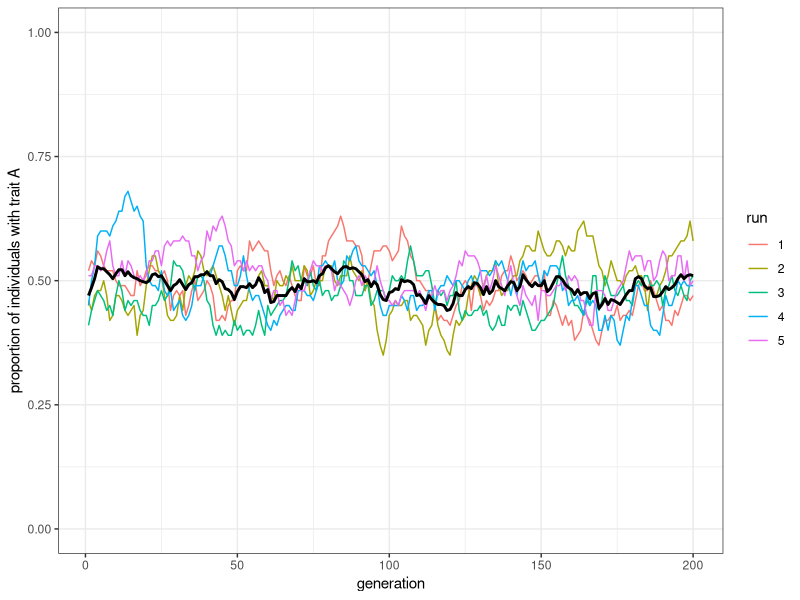
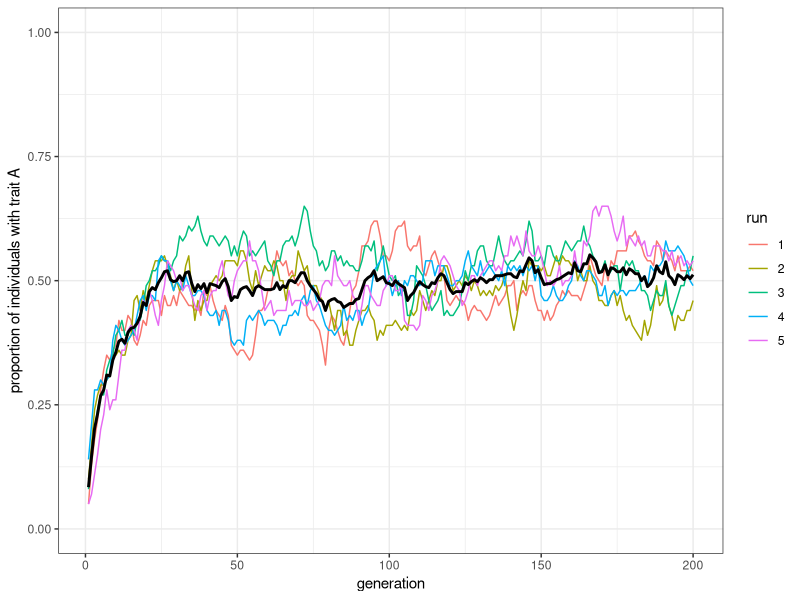
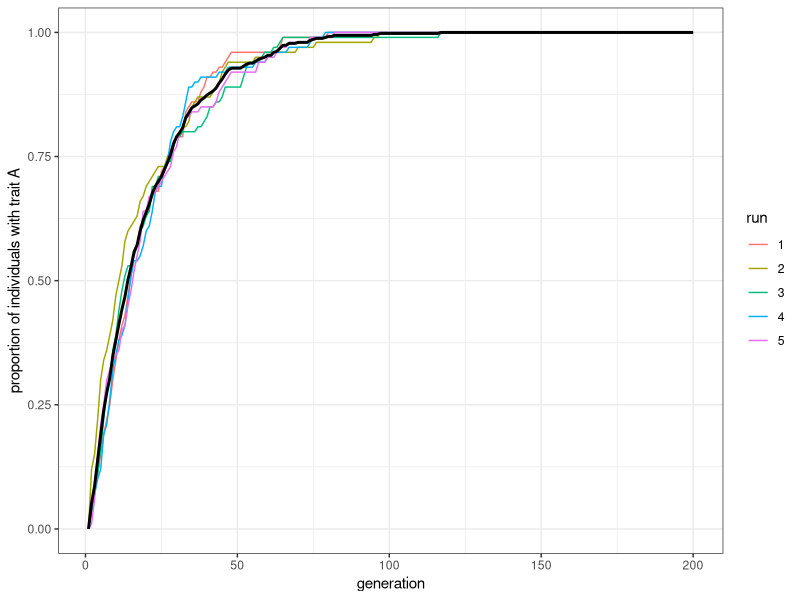
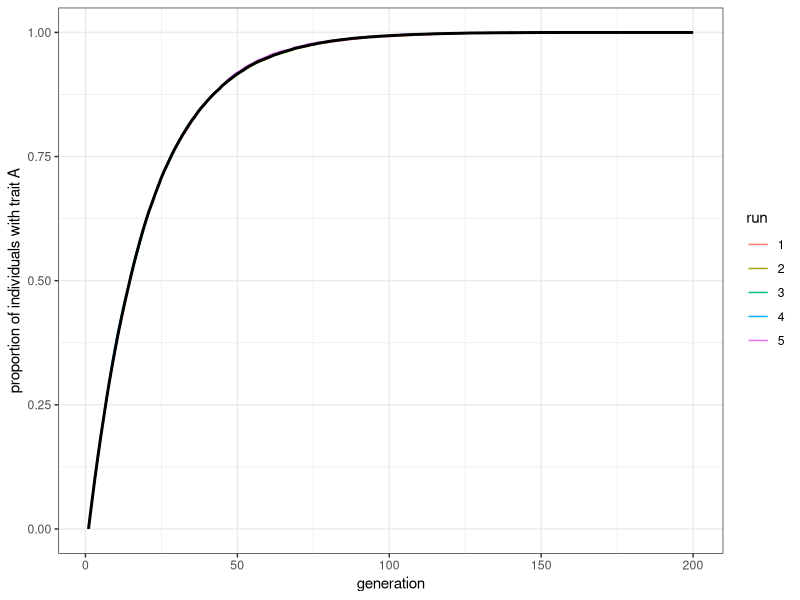
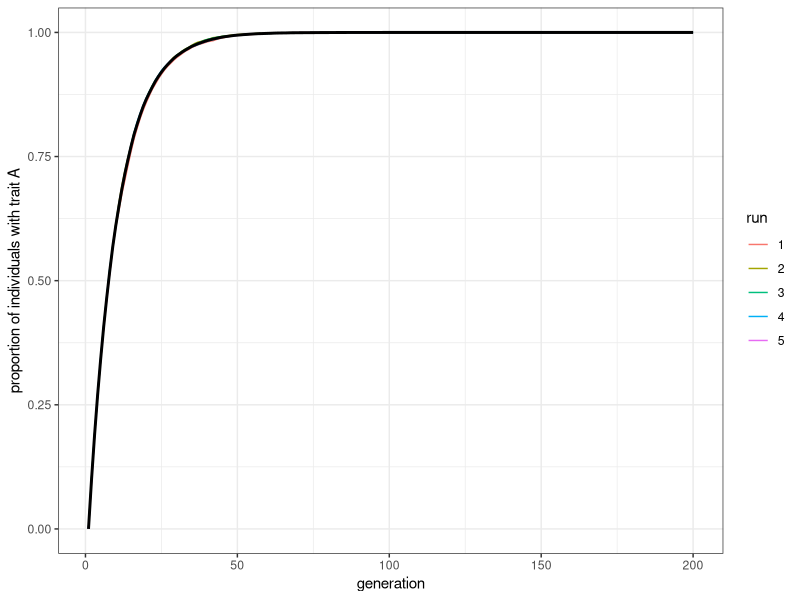

R code for these plots, in order:
## ---- chunk 1
library(tidyverse)

model_unbiased_mutation <- function(
  population_size,
  initial_proportion_of_trait_a,
  mutation_rate, 
  generations,
  runs) {
  output <- tibble(
    run = factor(), 
    generation = numeric(), 
    proportion_of_trait_a = numeric()
  )
  for (run in 1:runs) {
    # 1回の試行の結果を保管するtibbleを初期化
    output_single_run <- tibble(
      run = rep(run, generations) |> as.factor(), 
      generation = 1:generations, 
      proportion_of_trait_a = rep(NA, generations)
    )
    # 第1世代
    population <- sample(
      c("A", "B"), 
      population_size, replace = TRUE, 
      prob = c(initial_proportion_of_trait_a, 1 - initial_proportion_of_trait_a)
    )
    # 第1世代のproportion_of_trait_aを計算
    proportion_of_trait_a <- sum(population == "A") / population_size
    output_single_run$proportion_of_trait_a[1] <- proportion_of_trait_a
    for (generation in 2:generations) {
      # 前タイムステップまでのpopulationベクトルをprevious_populationに移し替える
      previous_population <- population
      # 変異する個人('mutant')を決める
      is_mutant <- sample(
        c(TRUE, FALSE), 
        population_size, 
        prob = c(mutation_rate, 1 - mutation_rate),
        replace = TRUE
      )
      # is_mutantがTRUEであるスロットの形質がもしAならBに、もしBならAにする
      population[is_mutant] <- population[is_mutant] |> recode(A = "B", B = "A")
      # proportion_of_trait_aを計算し、tibbleのうち
      # proportion_of_trait_a列のgeneration行目に格納する
      output_single_run$proportion_of_trait_a[generation] <- 
      sum(population == "A") / population_size
    }
    # output tibbleの一番下に今回の試行の結果をbind_rows()関数で付け加える
    output <- bind_rows(output, output_single_run)
  }
  # 全試行の結果がひとつのoutputというtibbleに集約されたので、それを返り値としてエクスポートする
  output
}
## ---- chunk 2
plot_multiple_runs <- function(data) {
  ggplot(data = data, aes(x = generation, y = proportion_of_trait_a)) +
    geom_line(aes(colour = run)) +
    stat_summary(fun = mean, geom = "line", size = 1) +
    ylim(c(0, 1)) +
    theme_bw() +
    ylab("proportion of individuals with trait A")
}
## ---- chunk 3
model_unbiased_mutation(
  population_size = 100, 
  generations = 200, 
  runs = 5, 
  initial_proportion_of_trait_a = 0.5, 
  mutation_rate = 0.05) |>
  plot_multiple_runs()
## ---- chunk 4
model_unbiased_mutation(
  population_size = 100, 
  initial_proportion_of_trait_a = 0.1, 
  mutation_rate = 0.05,
  generations = 200,
  runs = 5) |>
  plot_multiple_runs()
## ---- chunk 5
model_biased_mutation <- function(
  population_size,
  initial_proportion_of_trait_a,
  mutation_rate_biased, 
  generations,
  runs) {
  output <- tibble(
    run = factor(), 
    generation = numeric(), 
    proportion_of_trait_a = numeric()
  )
  for (run in 1:runs) {
    # 1回の試行の結果を保管するtibbleを初期化
    output_single_run <- tibble(
      run = rep(run, generations) |> as.factor(), 
      generation = 1:generations, 
      proportion_of_trait_a = rep(NA, generations)
    )
    # 第1世代
    population <- sample(
      c("A", "B"), 
      population_size, replace = TRUE, 
      prob = c(initial_proportion_of_trait_a, 1 - initial_proportion_of_trait_a)
    )
    # 第1世代のproportion_of_trait_aを計算
    proportion_of_trait_a <- sum(population == "A") / population_size
    output_single_run$proportion_of_trait_a[1] <- proportion_of_trait_a
    for (generation in 2:generations) {
      # 前タイムステップまでのpopulationベクトルをprevious_populationに移し替える
      previous_population <- population
      # 変異する個人('mutant')を決める
      is_mutant <- sample(
        c(TRUE, FALSE), 
        population_size, 
        prob = c(mutation_rate_biased, 1 - mutation_rate_biased),
        replace = TRUE
      )
      # is_mutantがTRUEであるスロットの形質をすべてAにする
      population[is_mutant] <- "A"
      # proportion_of_trait_aを計算し、tibbleのうち
      # proportion_of_trait_a列のgeneration行目に格納する
      output_single_run$proportion_of_trait_a[generation] <- 
      sum(population == "A") / population_size
    }
    # output tibbleの一番下に今回の試行の結果をbind_rows()関数で付け加える
    output <- bind_rows(output, output_single_run)
  }
  # 全試行の結果がひとつのoutputというtibbleに集約されたので、それを返り値としてエクスポートする
  output
}
## ---- chunk 6
model_biased_mutation(
  population_size = 100, 
  initial_proportion_of_trait_a = 0,
  mutation_rate_biased = 0.05, 
  generations = 200, 
  runs = 5) |> 
  plot_multiple_runs()
## ---- chunk 7
model_biased_mutation(
  population_size = 10000, 
  initial_proportion_of_trait_a = 0,
  mutation_rate_biased = 0.05, 
  generations = 200, 
  runs = 5) |> 
  plot_multiple_runs()
## ---- chunk 8
model_biased_mutation(
  population_size = 10000, 
  initial_proportion_of_trait_a = 0,
  mutation_rate_biased = 0.1, 
  generations = 200, 
  runs = 5) |> 
  plot_multiple_runs()
## ---- chunk 9
model_unbiased_mutation_truefalse <- function(
  population_size,
  initial_proportion_of_trait_a,
  mutation_rate, 
  generations,
  runs) {
  output <- tibble(
    run = factor(), 
    generation = numeric(), 
    proportion_of_trait_a = numeric()
  )
  for (run in 1:runs) {
    output_single_run <- tibble(
      run = rep(run, generations) |> as.factor(), 
      generation = 1:generations, 
      proportion_of_trait_a = rep(NA, generations)
    )
    population <- sample(
      c(TRUE, FALSE), # 変更点
      population_size, replace = TRUE, 
      prob = c(initial_proportion_of_trait_a, 1 - initial_proportion_of_trait_a)
    ) 
    proportion_of_trait_a <- sum(population) / population_size # 変更点
    output_single_run$proportion_of_trait_a[1] <- proportion_of_trait_a
    for (generation in 2:generations) {
      previous_population <- population
      is_mutant <- sample(
        c(TRUE, FALSE), 
        population_size, 
        prob = c(mutation_rate, 1 - mutation_rate),
        replace = TRUE
      )
      population[is_mutant] <- !population[is_mutant]  # 変更点
      output_single_run$proportion_of_trait_a[generation] <- 
        sum(population) / population_size # 変更点
    }
    output <- bind_rows(output, output_single_run)
  }
  output
}
